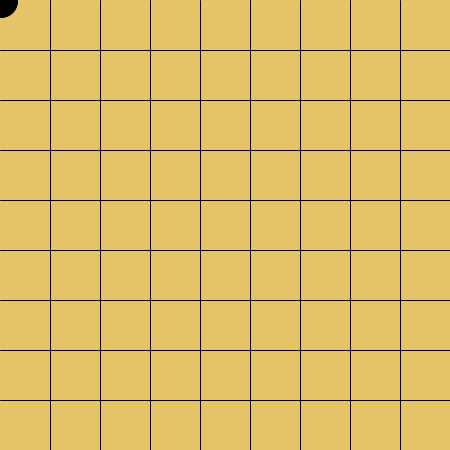
Frame 1 (no input)
Frame 60 (the mouse pressed at the canvas centre just before this capture): identical to frame 1, image omitted
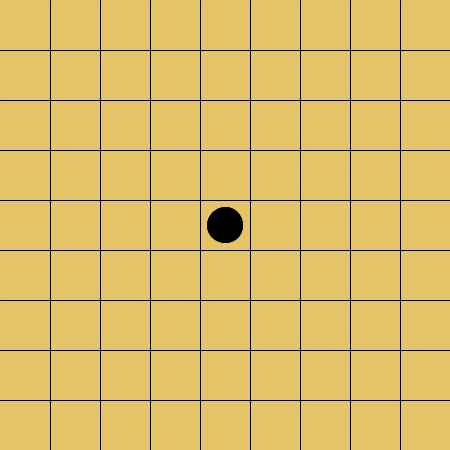
Frame 120 (the mouse held since frame 60 and released just before this capture)

The Processing sketch that drew these frames (run headless with seeded random() and noise(); from frame 60 on, the mouse is pressed at the canvas centre):

// Processing sketch: week16_go_for_line_mousePressed_mouseX_mouseY_for
// ── week16_go_for_line_mousePressed_mouseX_mouseY_for.pde
void setup()
{
  size(450,450);
}
int bx=0,by=0;

void draw()
{
  background(#E5C468);
  for (int xy=50;xy<450;xy+=50)//畫棋盤
  {
    line(0,xy,450,xy);
    line(xy,0,xy,450);
  }
  fill(0);
  ellipse(mouseX,mouseY,35,35);
  ellipse(bx,by,35,35);
}

void mousePressed()
{
  bx=mouseX;
  by=mouseY;
}
